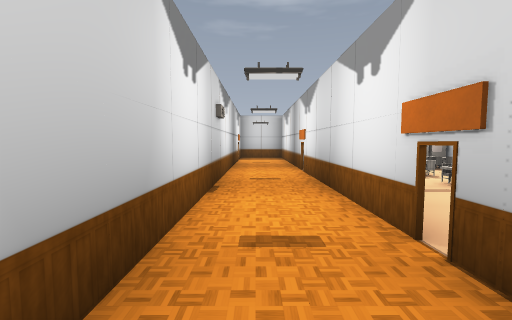
[1] (above)

24 first-person views from a walk through a 3-D level made in the Godot game engine. The camera is 1.5 m above the floor, tilts 4° down and sees 90° across. Doors that lead somewhere are drawn open, without their leaves. The floor is counted in squares, 2 m on a side. Each view is taken from the middle of a square. On the plan, view 1 faces up. The plan holds only what a view shows up to about 9 squares ahead; the rest is blank. The place goes on beyond the plan. Characters and animated objects are not drawn. Some surface patterns are stand-ins.

[2]
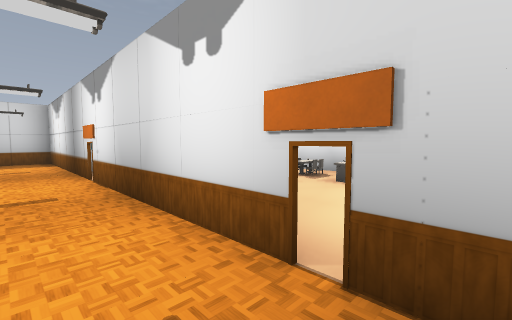

[3]
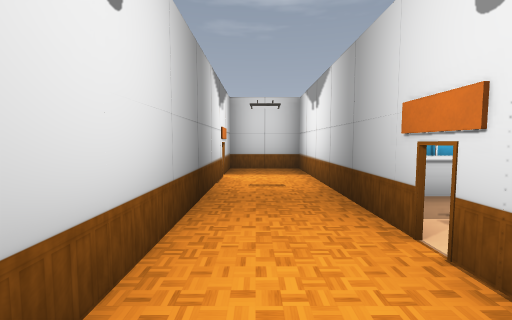

[4]
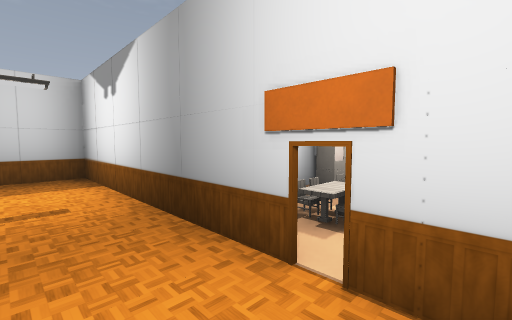

[5]
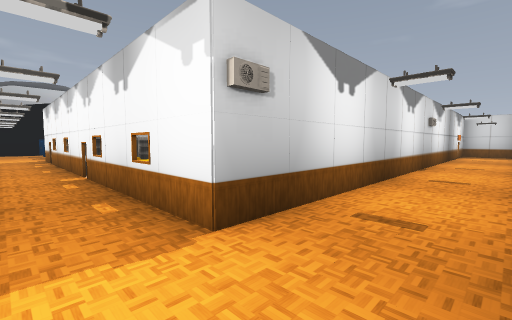

[6]
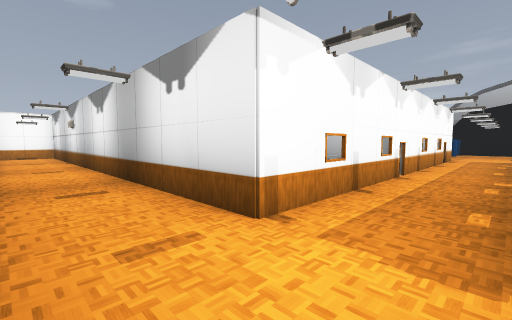

[7]
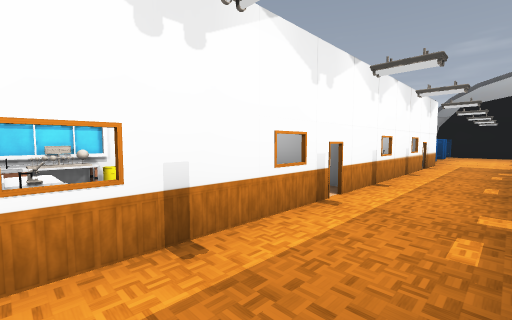

[8]
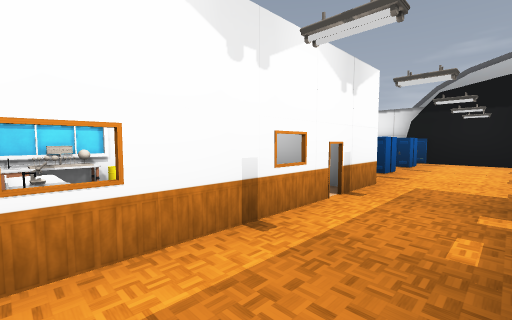

[9]
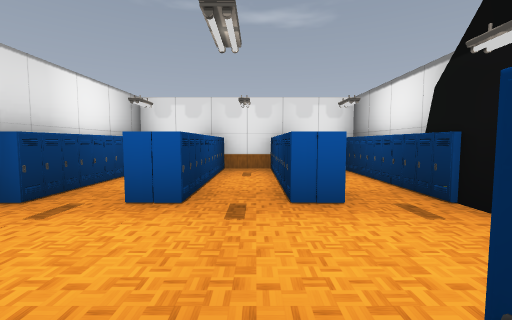

[10]
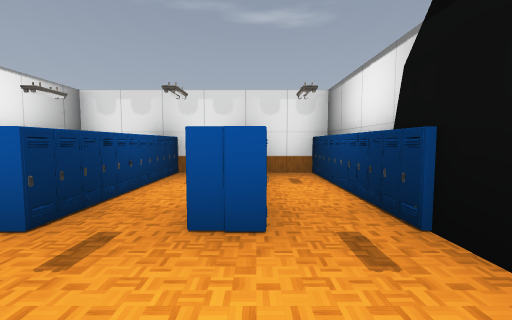

[11]
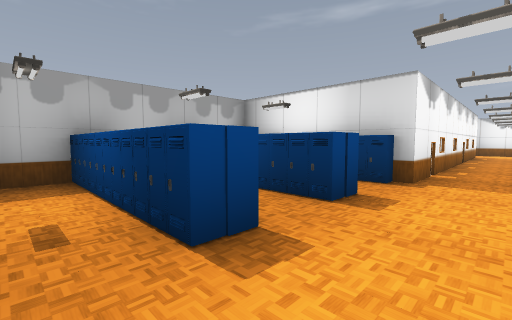

[12]
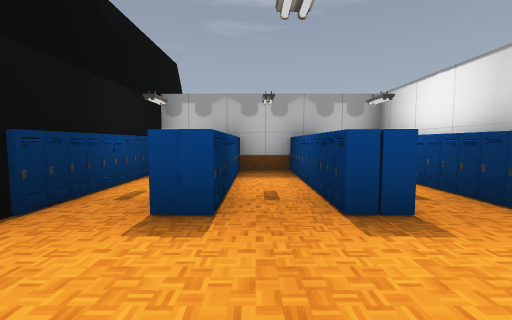

[13]
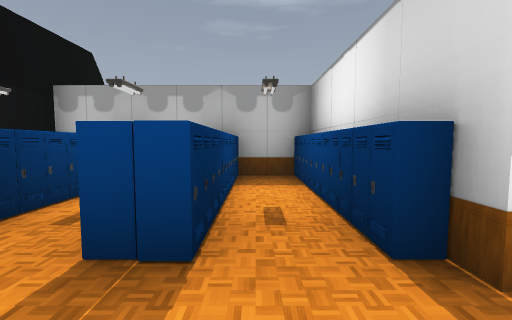

[14]
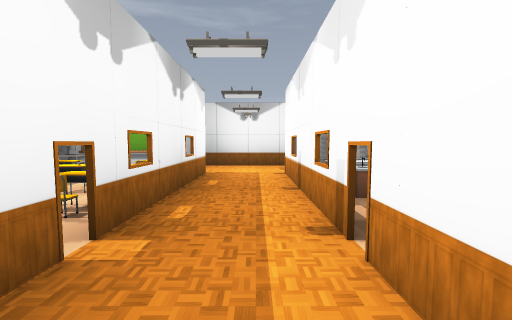

[15]
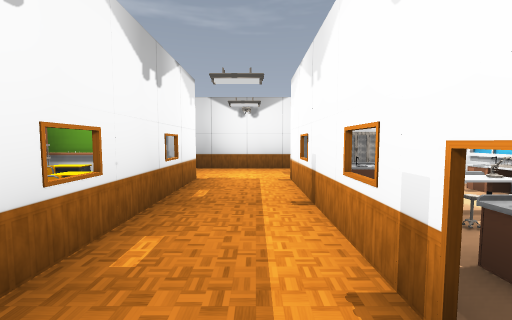

[16]
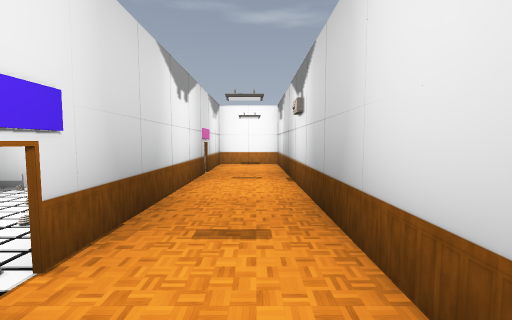

[17]
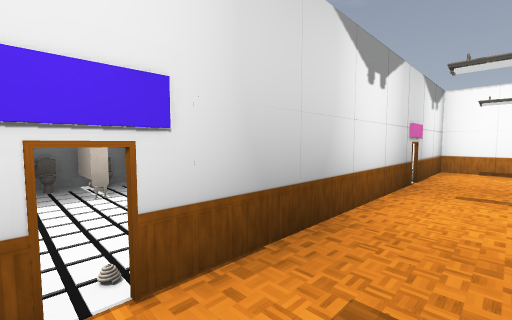

[18]
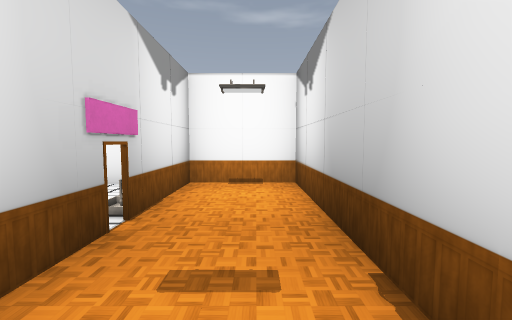

[19]
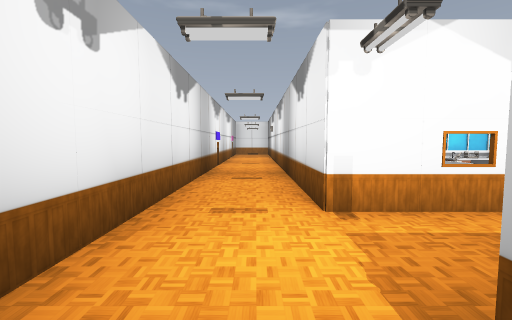

[20]
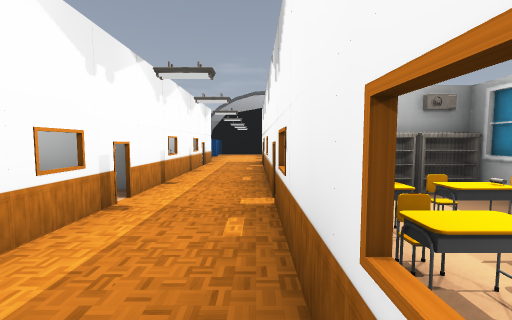

[21]
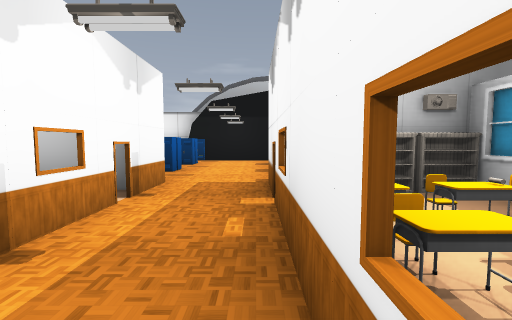

[22]
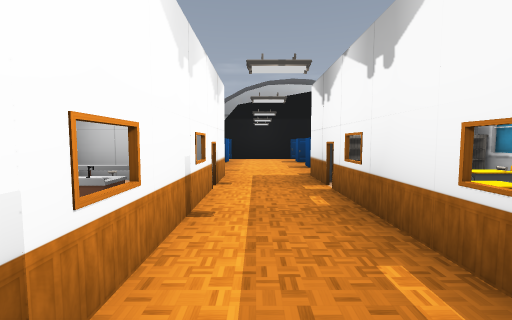

[23]
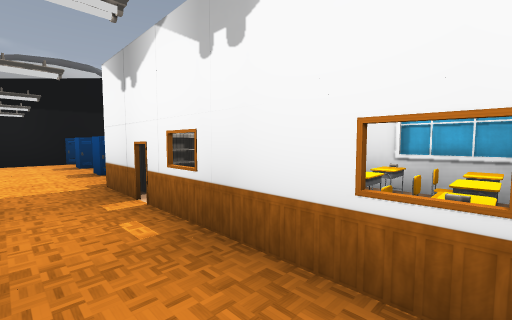

[24]
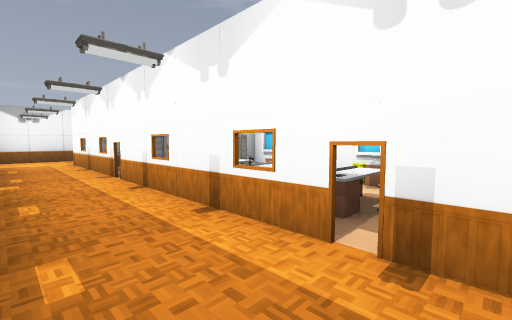

### Floor plan
Points are (right, up) in squares from view 1. A wall is a line through its corners. A room is listed if a view was taken in it or the views show most of it. See-through windows are left out.
Room 1 (views 1, 2, 3, 4)
walls: (1.2, 8.4) (1.2, 12.2) (-0.7, 12.2) (-0.7, 11.4); (-0.7, 8.5) (-0.7, -0.6); (4.1, 8.5) (1.5, 8.5); (1.2, 0.9) (1.2, 3.5)
ways out: opening at (0.5, -1.5) to room 2
objects: other object (-1, 11); other object (2, 7); chair (2, 8); table (3, 7)
Room 2 (views 5, 6, 7, 8, 9, 10, 11, 12, 13, 14, 15, 16, 17, 18, 19, 20, 21, 22, 23, 24)
walls: (-8.9, -2.8) (-10.9, -2.8); (-11, -4.8) (-11, -7.5); (-4.6, -4.7) (-3.4, -4.7); (-11.5, -4.7) (-8.4, -4.7); (-3.9, -2.8) (-6.1, -2.8); (-7, 0.4) (-8.1, 0.4); (-1.1, -1.6) (-1.1, -1.1); (-1.1, -1) (-1.1, -0.5); (-0.7, -8.4) (-0.7, -17.7) (1.2, -17.7) (1.2, -2.3); (-12.5, 1.7) (-17.1, 1.7); (-0.7, -0.6) (-0.7, -2.8) (-1.6, -2.8); (-17.5, -2.5) (-17.5, -4.5); (-17.2, -9.2) (-14.8, -9.2)
ways out: opening at (0.5, -1.5) to room 1
objects: locker (-18, -9); locker (-18, -8); locker (-18, -7); locker (-18, -6); locker (-18, -5); locker (-18, -2); locker (-18, -1); locker (-18, 0); locker (-17, -7); locker (-17, -6); locker (-16, -5); locker (-16, -2); locker (-16, -1); locker (-16, 0); locker (-16, 1); locker (-16, 2); locker (-14, -9); locker (-14, -8); locker (-14, -7); locker (-14, -6); locker (-14, -5); locker (-14, -2); locker (-14, -1); other object (-14, 2); other object (-13, 1); locker (-12, -7); locker (-12, -6); locker (-12, -5); locker (-12, -2); locker (-12, -1); locker (-12, 0); locker (-12, 1); other object (-12, 2); shelf (-11, -2); shelf (-11, -1); shelf (-11, 0); table (-10, -8) to (-9, -7); other object (-10, -6); table (-10, -5); chair (-10, -1); other object (-10, 0); other object (-9, -8); other object (-9, -3); chair (-9, -2); table (-9, -1); other object (-8, -8); table (-8, -8) to (-7, -7); table (-8, -5); table (-8, -3); other object (-8, -2); table (-8, -1); chair (-8, 0); table (-7, -7) to (-7, -5); table (-7, -2); table (-7, -1); cupboard (-6, -7); cupboard (-6, -5); other object (-6, -2); shelf (-6, -1); shelf (-6, 0); table (-5, -8) to (-4, -7); table (-5, -5); chair (-5, -2); chair (-5, -1); other object (-5, 0); table (-4, -3); chair (-4, -2); table (-4, -1); barrel (-3, -8); table (-3, -8) to (-2, -7); table (-3, -6) to (-3, -5); table (-3, -3); other object (-3, -2); table (-3, -1); table (-2, -7); table (-2, -5); table (-2, -1); cupboard (-1, -6); other object (-1, -5); other object (-1, 0)

Where each view was taken, in squares from view 1:
view 1: 0 up, 0 right, facing up
view 2: 1 up, 0 right, facing up-right
view 3: 5 up, 0 right, facing up
view 4: 6 up, 0 right, facing up-right
view 5: 4 down, 1 right, facing up-left
view 6: 3 down, 1 right, facing down-left
view 7: 3 down, 2 left, facing down-left
view 8: 3 down, 7 left, facing down-left
view 9: 2 down, 15 left, facing down
view 10: 3 down, 16 left, facing down
view 11: 4 down, 17 left, facing up-right
view 12: 5 down, 15 left, facing up
view 13: 4 down, 13 left, facing up
view 14: 4 down, 7 left, facing right
view 15: 4 down, 6 left, facing right
view 16: 9 down, 0 right, facing down
view 17: 10 down, 0 right, facing down-right
view 18: 13 down, 0 right, facing down
view 19: 2 down, 0 right, facing down
view 20: 3 down, 2 left, facing left
view 21: 3 down, 7 left, facing left
view 22: 4 down, 6 left, facing left
view 23: 4 down, 7 left, facing up-left
view 24: 3 down, 11 left, facing down-right
